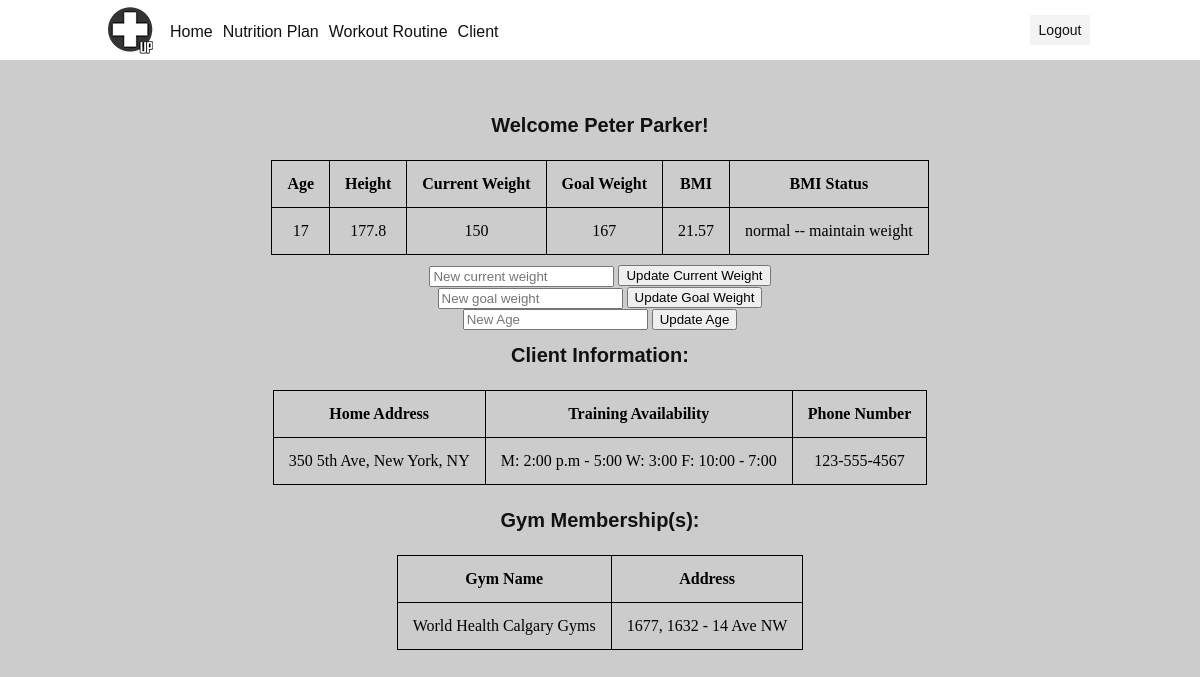
The app's page /index.php?login=success (signed in) with its own data.
### tables this page shows
CREATE TABLE User(
		ID int NOT NULL AUTO_INCREMENT,
		Age int NOT NULL,
		Email varchar(256) NOT NULL,
		Firstname varchar(256) NOT NULL,
		Lastname varchar(256) NOT NULL,
		Username varchar(256) NOT NULL, 
		Password varchar(256) NOT NULL, 
		CurrentWeight int NOT NULL,
		GoalWeight int NOT NULL,
		Height float NOT NULL,
		PRIMARY KEY (ID)
	);

CREATE TABLE Client(
	ID int NOT NULL AUTO_INCREMENT,
	UserId int NOT NULL, 
    Phone varchar(256) NOT NULL, 
    Address varchar(256) NOT NULL,
    Availability varchar(250) NOT NULL, 
    PRIMARY KEY(ID),
    UNIQUE(ID),
    FOREIGN KEY(UserId) REFERENCES User(ID) ON UPDATE CASCADE ON DELETE CASCADE
);

CREATE TABLE CanBeMemberOf(
	Location varchar(256) NOT NULL,
	MemberId int NOT NULL,
	FOREIGN KEY(Location) REFERENCES Gym(Location) ON UPDATE CASCADE ON DELETE CASCADE,
	FOREIGN KEY(MemberId) REFERENCES Client(ID) ON UPDATE CASCADE ON DELETE CASCADE
);

### index.php (the view, shortened to what this page needs)
<?php
    include_once 'header.php';
	include_once 'includes/dbh.inc.php'
?>
<section class ="main-container">
    <div class="main-wrapper">
        <?php
            if(isset($_SESSION['u_uid'])){
				$id = $_SESSION['u_id'];
				$sql = "SELECT * FROM user WHERE id = $id";
                $result = mysqli_query($conn,$sql) or die("Bad Query: $sql");
                $row = mysqli_fetch_assoc($result);
				$age = $row['Age'];
				$firstname = $row['Firstname'];
				$lastname = $row['Lastname'];
				$currweight = $row['CurrentWeight'];
				$goalweight = $row['GoalWeight'];
				$height = $row['Height'];
				$weightInKg = $currweight/2.2;
				$heightInM = $height/100;
				$bmi = $weightInKg/($heightInM*$heightInM);
				$bmi = number_format((float)$bmi, 2, '.', '');
				if($bmi <= 18.4){
					$bmiStat = "low -- gain weight";
				} else if ($bmi > 25.5){
					$bmiStat = "high -- reduce weight";
				} else {
					$bmiStat = "normal -- maintain weight";
				}
				echo "<h2>Welcome $firstname $lastname!</h2>";
				echo "<table border='1'>";
				echo "<tr><td>Age</td><td>Height</td><td>Current Weight</td><td>Goal Weight</td><td>BMI</td><td>BMI Status</td></tr>";
				echo "<tr><td>$age</td><td>$height</td><td>$currweight</td><td>$goalweight</td><td>$bmi</td><td>$bmiStat</td></tr>";
				echo "</table>";
				echo '<form action="includes/update_weight.inc.php" method="post">
					<input type ="text" name ="new_cweight" placeholder="New current weight">
					<button type ="submit" name ="updateCurrWeight">Update Current Weight</button>
					</form>';
				echo '<form action="includes/update_weight.inc.php" method="POST">
					<input type ="text" name ="new_gweight" placeholder="New goal weight">
					<button type ="submit" name="updateGoalWeight">Update Goal Weight</button>
					</form>';
				echo '<form action="includes/update_weight.inc.php" method="POST">
					<input type ="text" name ="new_age" placeholder="New Age">
					<button type ="submit" name="updateAge">Update Age</button>
					</form>';
				$sql = "SELECT * FROM client WHERE UserId = $id";
                $result = mysqli_query($conn,$sql) or die("Bad Query: $sql");
				$resultCheck = mysqli_num_rows($result);
				if ($resultCheck > 0){
					echo "<h2>Client Information:</h2>";
					echo "<table border='1'>";
					echo "<tr><td>Home Address</td><td>Training Availability</td><td>Phone Number</td></tr>";
					$row = mysqli_fetch_assoc($result);
					$cAvail = $row['Availability'];
					$cAddress = $row['Address'];
					$cPhone = $row['Phone'];
					echo "<tr><td>$cAddress</td><td>$cAvail</td><td>$cPhone</td></tr>";
					echo "</table>";
					$memID = $row['ID'];
					$sql2 = "SELECT * FROM canbememberof WHERE MemberID = $memID";
					$result2 = mysqli_query($conn,$sql2) or die("Bad Query: $sql2");
					$resultCheck2 = mysqli_num_rows($result2);
					if ($resultCheck2 > 0){
					echo "<h2>Gym Membership(s):</h2>";
					echo "<table border='1'>";
					echo "<tr><td>Gym Name</td><td>Address</td></tr>";
					while($row2 = mysqli_fetch_assoc($result2)){
						$gAddress = $row2['Location'];
						$sql3 = "SELECT Name FROM gym WHERE Location = '$gAddress'";
						$result3 = mysqli_query($conn,$sql3) or die("Bad Query: $sql3");
						$row3 = mysqli_fetch_assoc($result3);
						$gName = $row3['Name'];
						echo "<tr><td>$gName</td><td>$gAddress</td></tr>";
						}
					echo "</table>";
					}
				}
            }else{
                echo '<h2>Please Login or Signup</h2>';
            }
        ?>
    </div>
</section>
<?php
    include_once 'footer.php';
?>

### header.php (shortened to what this page needs)
<!DOCTYPE html>
<html>
<head>
    <link rel="stylesheet" type="text/css" href="style.css">
</head>
<body>
<header>
    <nav>
        <div class ="main-wrapper">
            <img src="healthUP.png">
            <ul>
             <?php
                    if(isset($_SESSION['u_id'])){
                        $id = $_SESSION['u_id'];
                        if($id != 0){
                            echo '<li><a href ="index.php">Home</a></li>
                            <li><a href ="nutrition_plan.php">Nutrition Plan</a></li>
                            <li><a href ="workout_routine.php">Workout Routine</a></li>
                            <li><a href ="client.php">Client</a></li>';
                        }
                    }else{
                        echo '<li><a href ="index.php">Home</a></li>';
                    }
                ?>
            </ul>
            <div class ="nav-login">
                <?php
                    if(isset($_SESSION['u_id'])){
                            echo '<form action="includes/logout.inc.php" method="POST">
                                    <button type="submit" name="submit">Logout</button>
                                    </form>';
                    }
                ?>
            </div>
        </div>
</header>

### style.css (style rules this page uses)
html, body, div, span, object, iframe, h1, h2, h3, h4, h5, h6, p, blockquote, pre, abbr, address, cite, code, del, dfn, em, img, ins, kbd, q, samp, small, strong, sub, sup, var, b, i, dl, dt, dd, ol, ul, li, fieldset, form, label, legend, table, caption, tbody, tfoot, thead, tr, th, td, article, aside, canvas, details, figcaption, figure, footer, header, hgroup, menu, nav, section, summary, time, mark, audio, video { margin:0; padding:0; border:0; outline:0; font-size:100%; vertical-align:baseline; background:transparent; }
body { line-height:1; }
article,aside,details,figcaption,figure, footer,header,hgroup,menu,nav,section { display:block; }
nav ul { list-style:none; }
a { margin:0; padding:0; font-size:100%; vertical-align:baseline; background:transparent; }
table { border-collapse:collapse; border-spacing:0; }
input, select { vertical-align:middle; }
.main-wrapper { margin: 0 auto; width: 1000px; }
a { text-decoration: none; }
body { background-color: #ccc; }
header nav { width: 100%; height: 60px; background-color: #fff; }
header nav ul { float: left; }
header nav ul li { float: left; list-style: none; margin-right: 10px; }
header nav ul li a { font-family: arial; font-size: 16px; color: #111; line-height: 63px; }
header nav img { float: left; display: block; margin-right: 10px; padding: 5px; }
tr:first-child { font-weight: bold }
header .nav-login { float: right; }
header .nav-login form { float: left; padding-top: 15px; }
header .nav-login form button { float: left; width: 60px; height: 30px; margin-right: 10px; border: none; background-color: #f3f3f3; font-family: arial; font-size: 14px; color: #111; cursor: pointer; }
.main-container { padding-top: 40px; text-align: center; }
.main-container h2 { font-family: arial; font-size: 20px; color: #111; line-height: 50px; text-align: center; }
.main-container table { margin: 0 auto; margin-top: 10px; margin-bottom: 10px; }
.main-container td { border: 1px solid black; padding: 15px; }

### records on screen
user: Firstname "Peter", Lastname "Parker", Age "17", Height "177.8", CurrentWeight "150", GoalWeight "167", bmi "21.57", bmiStat "normal -- maintain weight"
client: Address "350 5th Ave, New York, NY", Availability "M: 2:00 p.m - 5:00 W: 3:00 F: 10:00 - 7:00", Phone "123-555-4567"
canbememberof: gName "World Health Calgary Gyms", Location "1677, 1632 - 14 Ave NW"
